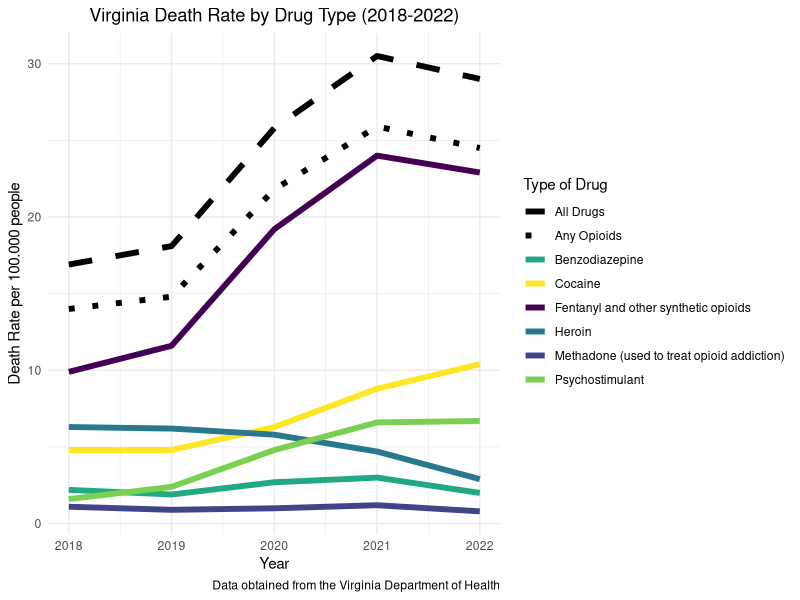

Source code (R):
## ---- chunk 1
library(tidyverse)
library(readxl)
library(viridis)

# Create the data frame
drug_data <- tribble(
  ~Drug_Class, ~`2018`, ~`2019`, ~`2020`, ~`2021`, ~`2022`,
  "All Drugs", 16.9, 18.1, 25.8, 30.5, 29,
  "Any Opioids", 14, 14.8, 21.8, 25.9, 24.5,
  "Fentanyl and other synthetic opioids", 9.9, 11.6, 19.2, 24, 22.9,
  "Methadone (used to treat opioid addiction)", 1.1, 0.9, 1, 1.2, 0.8,
  "Heroin", 6.3, 6.2, 5.8, 4.7, 2.9,
  "Benzodiazepine", 2.2, 1.9, 2.7, 3, 2,
  "Psychostimulant", 1.6, 2.4, 4.8, 6.6, 6.7,
  "Cocaine", 4.8, 4.8, 6.3, 8.8, 10.4
)

# Transform the data to long format
drug_data_long <- drug_data %>%
  pivot_longer(cols = -Drug_Class, names_to = "Year", values_to = "Deaths") %>%
  mutate(Year = as.numeric(Year),
         LineType = case_when(
           Drug_Class == "All Drugs" ~ "dashed",
           Drug_Class == "Any Opioids" ~ "dotted",
           TRUE ~ "solid"
         ),
         Color = case_when(
           Drug_Class == "All Drugs" ~ "black",
           Drug_Class == "Any Opioids" ~ "black",
           TRUE ~ Drug_Class
         ))

# Define viridis colors
viridis_colors <- viridis(6)

# Create the line graph using ggplot2 with viridis color palette
ggplot(drug_data_long, aes(x = Year, y = Deaths, color = Drug_Class, linetype = Drug_Class)) +
  geom_line(size = 2) +
  scale_color_manual(values = c(
    "All Drugs" = "black",
    "Any Opioids" = "black",
    "Fentanyl and other synthetic opioids" = viridis_colors[1],
    "Methadone (used to treat opioid addiction)" = viridis_colors[2],
    "Heroin" = viridis_colors[3],
    "Benzodiazepine" = viridis_colors[4],
    "Psychostimulant" = viridis_colors[5],
    "Cocaine" = viridis_colors[6]
  )) +
  scale_linetype_manual(values = c(
    "All Drugs" = "dashed",
    "Any Opioids" = "dotted",
    "Fentanyl and other synthetic opioids" = "solid",
    "Methadone (used to treat opioid addiction)" = "solid",
    "Heroin" = "solid",
    "Benzodiazepine" = "solid",
    "Psychostimulant" = "solid",
    "Cocaine" = "solid"
  )) +
  labs(title = "Virginia Death Rate by Drug Type (2018-2022)",
       x = "Year",
       y = "Death Rate per 100.000 people",
       color = "Type of Drug",
       linetype = "Type of Drug",
       caption = "Data obtained from the Virginia Department of Health") +
  theme_minimal() +
  theme(plot.title = element_text(hjust = 0.5))
